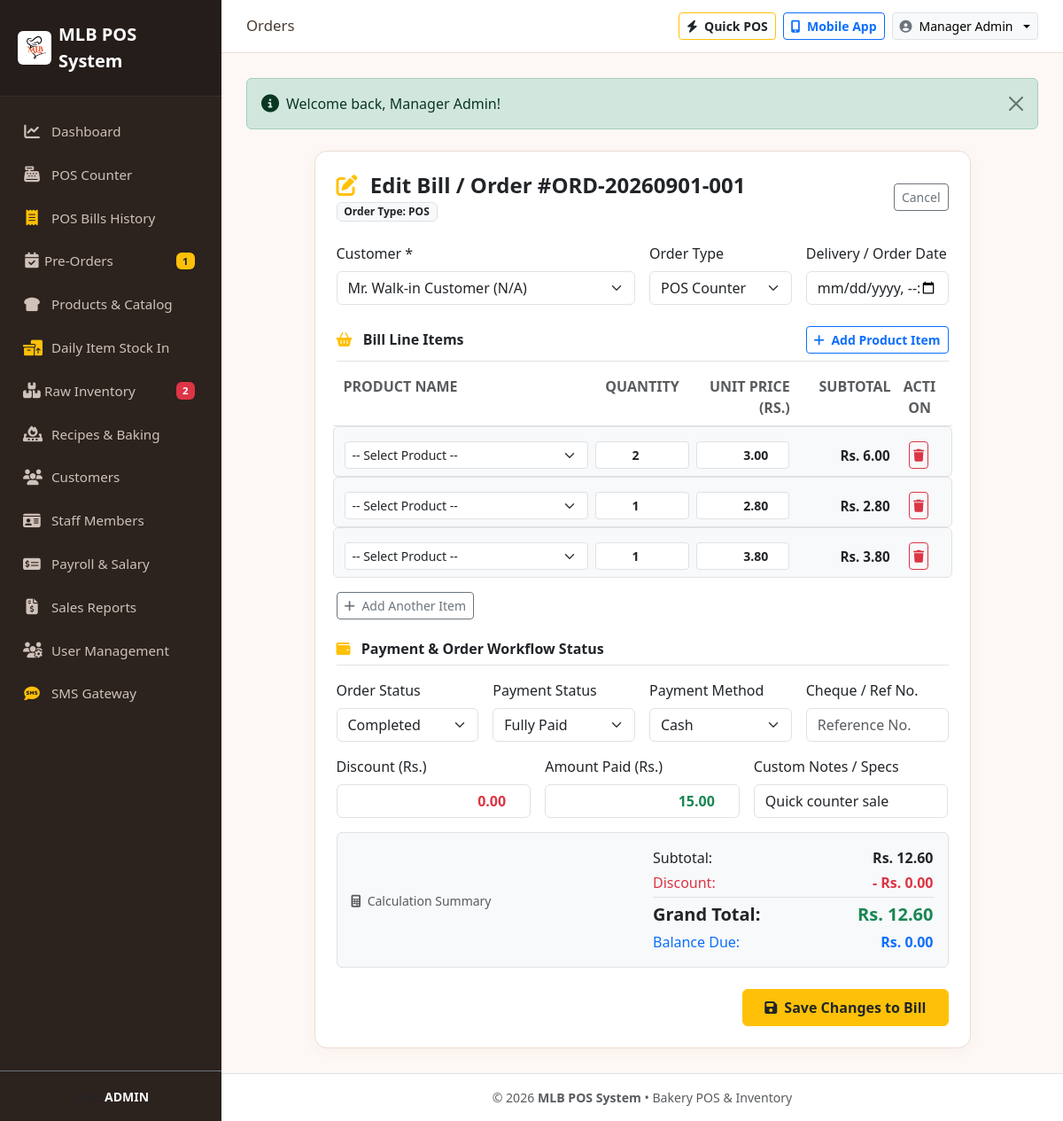
Page /modules/orders/edit.php?id=1 (signed in) on the committed database.
### tables this page shows
CREATE TABLE IF NOT EXISTS `orders` (
  `id` INT AUTO_INCREMENT PRIMARY KEY,
  `order_number` VARCHAR(50) NOT NULL UNIQUE,
  `customer_id` INT DEFAULT NULL,
  `order_type` ENUM('pos', 'preorder') NOT NULL DEFAULT 'preorder',
  `subtotal` DECIMAL(10,2) NOT NULL DEFAULT 0.00,
  `discount` DECIMAL(10,2) NOT NULL DEFAULT 0.00,
  `tax` DECIMAL(10,2) NOT NULL DEFAULT 0.00,
  `total_amount` DECIMAL(10,2) NOT NULL DEFAULT 0.00,
  `paid_amount` DECIMAL(10,2) NOT NULL DEFAULT 0.00,
  `change_amount` DECIMAL(10,2) NOT NULL DEFAULT 0.00,
  `payment_method` ENUM('cash', 'card', 'upi', 'online') NOT NULL DEFAULT 'cash',
  `payment_status` ENUM('paid', 'partial', 'unpaid') NOT NULL DEFAULT 'paid',
  `order_status` ENUM('pending', 'in_production', 'ready', 'completed', 'cancelled') NOT NULL DEFAULT 'completed',
  `delivery_date` DATETIME DEFAULT NULL,
  `custom_notes` TEXT DEFAULT NULL,
  `created_by` INT NOT NULL,
  `created_at` TIMESTAMP DEFAULT CURRENT_TIMESTAMP,
  FOREIGN KEY (`customer_id`) REFERENCES `customers`(`id`) ON DELETE SET NULL,
  FOREIGN KEY (`created_by`) REFERENCES `users`(`id`) ON DELETE CASCADE
);

CREATE TABLE IF NOT EXISTS `customers` (
  `id` INT AUTO_INCREMENT PRIMARY KEY,
  `title` VARCHAR(20) DEFAULT 'Mr.',
  `profile_picture` VARCHAR(255) DEFAULT 'default_avatar.png',
  `name` VARCHAR(100) NOT NULL,
  `phone` VARCHAR(30) DEFAULT NULL,
  `nic` VARCHAR(30) DEFAULT NULL,
  `email` VARCHAR(100) DEFAULT NULL,
  `address` TEXT DEFAULT NULL,
  `credit_limit` DECIMAL(10,2) DEFAULT 0.00,
  `credit_period` VARCHAR(50) DEFAULT '30 Days',
  `opening_balance` DECIMAL(10,2) DEFAULT 0.00,
  `branch` VARCHAR(100) DEFAULT 'Main Branch',
  `vat_enabled` TINYINT(1) DEFAULT 0,
  `vat_number` VARCHAR(50) DEFAULT NULL,
  `special_discount` DECIMAL(5,2) DEFAULT 0.00,
  `discount_biscuits` DECIMAL(5,2) DEFAULT 0.00,
  `discount_other` DECIMAL(5,2) DEFAULT 0.00,
  `notes` TEXT DEFAULT NULL,
  `created_at` TIMESTAMP DEFAULT CURRENT_TIMESTAMP
);

CREATE TABLE IF NOT EXISTS `order_items` (
  `id` INT AUTO_INCREMENT PRIMARY KEY,
  `order_id` INT NOT NULL,
  `product_id` INT NOT NULL,
  `product_name` VARCHAR(150) NOT NULL,
  `quantity` INT NOT NULL DEFAULT 1,
  `unit_price` DECIMAL(10,2) NOT NULL,
  `subtotal` DECIMAL(10,2) NOT NULL,
  FOREIGN KEY (`order_id`) REFERENCES `orders`(`id`) ON DELETE CASCADE,
  FOREIGN KEY (`product_id`) REFERENCES `products`(`id`) ON DELETE CASCADE
);

### modules/orders/edit.php (the view, shortened to what this page needs)
<?php
require_once __DIR__ . '/../../includes/functions.php';
$db = getDB();
$orderId = isset($_GET['id']) ? (int)$_GET['id'] : 0;
$stmt = $db->prepare("SELECT * FROM orders WHERE id = ?");
$stmt->execute([$orderId]);
$order = $stmt->fetch();
$stmtItems = $db->prepare("SELECT * FROM order_items WHERE order_id = ?");
$stmtItems->execute([$orderId]);
$orderItems = $stmtItems->fetchAll();
$customers = $db->query("SELECT * FROM customers ORDER BY name ASC")->fetchAll();
require_once __DIR__ . '/../../includes/header.php';
?>
<div class="row justify-content-center">
    <div class="col-lg-10">
        <div class="card card-bakery p-4">
            <div class="d-flex justify-content-between align-items-center mb-4">
                <div>
                    <h4 class="fw-bold mb-0"><i class="fa-solid fa-pen-to-square text-warning me-2"></i> Edit Bill / Order #<?php echo htmlspecialchars($order['order_number']); ?></h4>
                    <span class="badge bg-light text-dark border mt-1">Order Type: <?php echo strtoupper($order['order_type']); ?></span>
                </div>
                <div class="d-flex gap-2">
                    <a href="<?php echo BASE_URL; ?>modules/orders/view.php?id=<?php echo $order['id']; ?>" class="btn btn-outline-secondary btn-sm">Cancel</a>
                </div>
            </div>
            <form method="POST" action="" id="editOrderForm">
                <div class="row g-3">
                    <div class="col-md-6">
                        <label class="form-label font-weight-bold">Customer *</label>
                        <select name="customer_id" class="form-select" required>
                            <?php foreach ($customers as $c): ?>
                                <option value="<?php echo $c['id']; ?>" <?php echo ($c['id'] == $order['customer_id']) ? 'selected' : ''; ?>>
                                    <?php echo htmlspecialchars(($c['title'] ?? '') . ' ' . $c['name']); ?> (<?php echo htmlspecialchars($c['phone']); ?>)
                                </option>
                            <?php endforeach; ?>
                        </select>
                    </div>
                    <div class="col-md-3">
                        <label class="form-label font-weight-bold">Order Type</label>
                        <select name="order_type" class="form-select">
                            <option value="pos" <?php echo ($order['order_type'] == 'pos') ? 'selected' : ''; ?>>POS Counter</option>
                        </select>
                    </div>
                    <div class="col-md-3">
                        <label class="form-label font-weight-bold">Delivery / Order Date</label>
                        <input type="datetime-local" name="delivery_date" class="form-control" value="<?php echo !empty($order['delivery_date']) ? date('Y-m-d\TH:i', strtotime($order['delivery_date'])) : ''; ?>">
                    </div>
                    <div class="col-12 mt-4">
                        <div class="d-flex justify-content-between align-items-center border-bottom pb-2 mb-3">
                            <h6 class="fw-bold mb-0 text-dark"><i class="fa-solid fa-basket-shopping text-warning me-2"></i> Bill Line Items</h6>
                            <button type="button" class="btn btn-sm btn-outline-primary fw-bold" onclick="addOrderItemRow()">
                                <i class="fa-solid fa-plus me-1"></i> Add Product Item
                            </button>
                        </div>
                        <div class="row g-2 mb-2 px-2 text-muted text-xs fw-bold text-uppercase border-bottom pb-2 d-none d-md-flex">
                            <div class="col-md-5">Product Name</div>
                            <div class="col-md-2 text-center">Quantity</div>
                            <div class="col-md-2 text-end">Unit Price (Rs.)</div>
                            <div class="col-md-2 text-end">Subtotal</div>
                            <div class="col-md-1 text-center">Action</div>
                        </div>
                        <div id="orderItemsWrapper">
                            <?php foreach ($orderItems as $item): ?>
                                <div class="row g-2 mb-2 order-item-row align-items-center bg-light p-2 rounded border">
                                    <div class="col-md-5">
                                        <select name="product_ids[]" class="form-select form-select-sm product-select" onchange="onProductSelectChange(this)" required>
                                            <option value="">-- Select Product --</option>
                                        </select>
                                    </div>
                                    <div class="col-md-2">
                                        <input type="number" step="any" min="0.01" name="quantities[]" class="form-control form-control-sm qty-input text-center fw-bold" value="<?php echo $item['quantity']; ?>" oninput="calculateTotals()" required>
                                    </div>
                                    <div class="col-md-2">
                                        <input type="number" step="0.01" min="0" name="unit_prices[]" class="form-control form-control-sm price-input text-end fw-semibold" value="<?php echo $item['unit_price']; ?>" oninput="calculateTotals()" required>
                                    </div>
                                    <div class="col-md-2 text-end">
                                        <span class="row-subtotal-display fw-bold text-dark" style="font-size: 0.95rem;"><?php echo formatMoney($item['subtotal']); ?></span>
                                    </div>
                                    <div class="col-md-1 text-center">
                                        <button type="button" class="btn btn-outline-danger btn-sm p-1" onclick="removeRow(this)" title="Remove Item"><i class="fa-solid fa-trash"></i></button>
                                    </div>
                                </div>
                            <?php endforeach; ?>
                        </div>
                        <button type="button" class="btn btn-sm btn-outline-secondary mt-2" onclick="addOrderItemRow()">
                            <i class="fa-solid fa-plus me-1"></i> Add Another Item
                        </button>
                    </div>
                    <div class="col-12 mt-4">
                        <h6 class="fw-bold border-bottom pb-2 mb-3"><i class="fa-solid fa-wallet text-warning me-2"></i> Payment & Order Workflow Status</h6>
                        <div class="row g-3">
                            <div class="col-md-3">
                                <label class="form-label font-weight-bold">Order Status</label>
                                <select name="order_status" class="form-select">
                                    <option value="completed" <?php echo ($order['order_status'] == 'completed') ? 'selected' : ''; ?>>Completed</option>
                                </select>
                            </div>
                            <div class="col-md-3">
                                <label class="form-label font-weight-bold">Payment Status</label>
                                <select name="payment_status" class="form-select">
                                    <option value="paid" <?php echo ($order['payment_status'] == 'paid') ? 'selected' : ''; ?>>Fully Paid</option>
                                </select>
                            </div>
                            <div class="col-md-3">
                                <label class="form-label font-weight-bold">Payment Method</label>
                                <select name="payment_method" class="form-select">
                                    <option value="cash" <?php echo ($order['payment_method'] == 'cash') ? 'selected' : ''; ?>>Cash</option>
                                </select>
                            </div>
                            <div class="col-md-3">
                                <label class="form-label font-weight-bold">Cheque / Ref No.</label>
                                <input type="text" name="cheque_ref" class="form-control" value="<?php echo htmlspecialchars($order['cheque_ref'] ?? ''); ?>" placeholder="Reference No.">
                            </div>
                            <div class="col-md-4">
                                <label class="form-label font-weight-bold">Discount (Rs.)</label>
                                <input type="number" step="0.01" min="0" name="discount" id="discountInput" class="form-control text-end fw-semibold text-danger" value="<?php echo $order['discount']; ?>" oninput="calculateTotals()">
                            </div>
                            <div class="col-md-4">
                                <label class="form-label font-weight-bold">Amount Paid (Rs.)</label>
                                <input type="number" step="0.01" min="0" name="paid_amount" id="paidInput" class="form-control text-end fw-bold text-success" value="<?php echo $order['paid_amount']; ?>" oninput="calculateTotals()">
                            </div>
                            <div class="col-md-4">
                                <label class="form-label font-weight-bold">Custom Notes / Specs</label>
                                <input type="text" name="custom_notes" class="form-control" value="<?php echo htmlspecialchars($order['custom_notes'] ?? ''); ?>" placeholder="Order notes...">
                            </div>
                        </div>
                    </div>
                    <div class="col-12 mt-3">
                        <div class="card bg-light p-3 border">
                            <div class="row text-end align-items-center">
                                <div class="col-md-6 text-start text-muted">
                                    <small><i class="fa-solid fa-calculator me-1"></i> Calculation Summary</small>
                                </div>
                                <div class="col-md-6">
                                    <div class="d-flex justify-content-between mb-1">
                                        <span>Subtotal:</span>
                                        <strong id="displaySubtotal" class="text-dark">Rs. 0.00</strong>
                                    </div>
                                    <div class="d-flex justify-content-between mb-1 text-danger">
                                        <span>Discount:</span>
                                        <strong id="displayDiscount">- Rs. 0.00</strong>
                                    </div>
                                    <div class="d-flex justify-content-between mb-1 border-top pt-1 fs-5 fw-bold">
                                        <span>Grand Total:</span>
                                        <strong id="displayTotal" class="text-success">Rs. 0.00</strong>
                                    </div>
                                    <div class="d-flex justify-content-between text-primary">
                                        <span>Balance Due:</span>
                                        <strong id="displayBalance">Rs. 0.00</strong>
                                    </div>
                                </div>
                            </div>
                        </div>
                    </div>
                    <div class="col-12 text-end mt-4">
                        <button type="submit" class="btn btn-warning text-dark fw-bold px-4 py-2">
                            <i class="fa-solid fa-floppy-disk me-1"></i> Save Changes to Bill
                        </button>
                    </div>
                </div>
            </form>
        </div>
    </div>
</div>
<?php require_once __DIR__ . '/../../includes/footer.php'; ?>

### assets/css/style.css (style rules this page uses)
:root { --bakery-primary: #d97724; --bakery-primary-dark: #b25310; --bakery-secondary: #8c4a27; --bakery-bg: #fdf8f5; --bakery-card-bg: #ffffff; --bakery-sidebar-bg: #2c221e; --bakery-sidebar-active: #d97724; --bakery-text: #4a3b32; --bakery-muted: #8d7a6e; }
body { background-color: var(--bakery-bg); color: var(--bakery-text); font-family: 'Segoe UI', system-ui, -apple-system, sans-serif; min-height: 100vh; display: flex; flex-direction: column; }
.card-bakery { background: var(--bakery-card-bg); border: 1px solid #ebdcd3; border-radius: 14px; box-shadow: 0 4px 15px rgba(140, 74, 39, 0.04); transition: transform 0.2s ease, box-shadow 0.2s ease; }

### rows in the picture
orders: order_number "ORD-20260901-001", order_type "POS", customer_id "Mr. Walk-in Customer (N/A)", order_type "POS Counter", order_status "Completed", payment_status "Fully Paid", payment_method "Cash", discount "0.00", paid_amount "15.00", custom_notes "Quick counter sale"
order_items: quantity "2", unit_price "3.00"
order_items: quantity "1", unit_price "2.80"
order_items: quantity "1", unit_price "3.80"

### other values in the picture
$pendingOrdersBadge "1"
$lowStockBadge "2"
str_replace('_', ' ', getCurrentUserRole()) "ADMIN"
$currentDir "Orders"
getCurrentUserName() "Manager Admin"
$_SESSION['flash_' . $key] "Welcome back, Manager Admin!"
